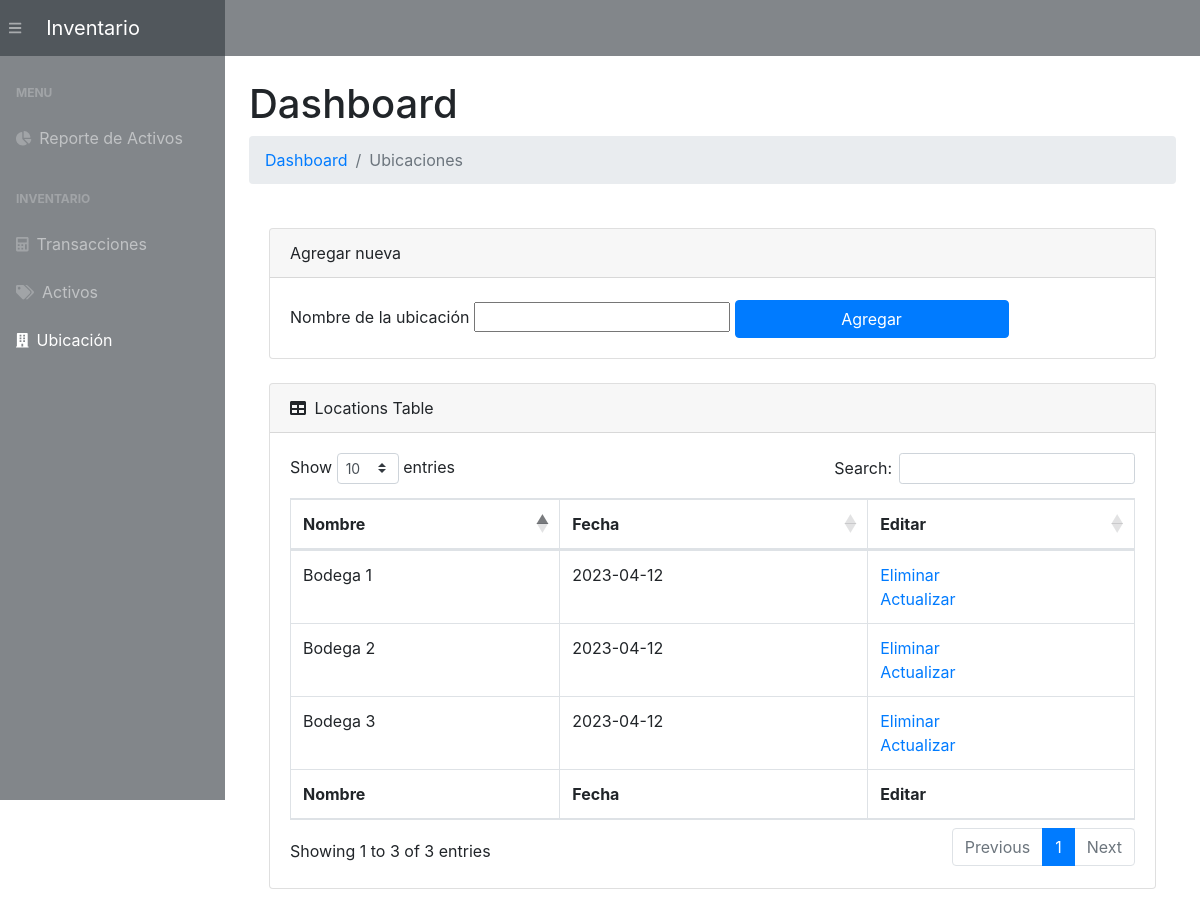
Page /locations/ on the committed database.
### app.py (models this page shows, shortened)
class Location(db.Model):
    __tablename__   = 'locations'
    location_id     = db.Column(db.String(200), primary_key=True)
    date_created    = db.Column(db.DateTime, default=datetime.utcnow)

### app.py (the view)
@app.route('/locations/', methods=["POST", "GET"])
def viewLocation():
    if (request.method == "POST") and ('location_name' in request.form):
        location_name = request.form["location_name"]
        new_location = Location(location_id=location_name)
        try:
            db.session.add(new_location)
            db.session.commit()
            return redirect("/locations/")
        except:
            locations = Location.query.order_by(Location.date_created).all()
            return "There Was an issue while add a new Location"
    else:
        locations = Location.query.order_by(Location.date_created).all()
        return render_template("locations.html", locations=locations)

### templates/locations.html (shortened to what this page needs)
{% extends 'base.html' %}
{% block content %}
<main>
    <div class="container-fluid">
        <h1 class="mt-4">Dashboard</h1>
        <ol class="breadcrumb mb-4">
            <li class="breadcrumb-item"><a href="/">Dashboard</a></li>
            <li class="breadcrumb-item active">Ubicaciones</li>
        </ol>
        <div>
            <div class="card-body">
                <div class="card mb-4">
                    <div class="card-header">Agregar nueva</div>
                    <div class="card-body">
                        <form action="/locations/" method="POST" id="location_form">
                            <label for="location_name" class="col-form-label">Nombre de la ubicación</label>
                            <input type="text" name="location_name" id="location_name">
                            <input id="submitLocation" value="Agregar" class="btn btn-primary">
                        </form>
                    </div>
                </div>
                <div class="card mb-4">
                <div class="card-header">
                    <i class="fas fa-table mr-1"></i>
                    Locations Table
                </div>
                <div class="card-body">
                    <div class="table-responsive">
                        {% if locations|length < 1 %}
                        <h4>No existen ubicaciones</h4>
                        {% else %}
                        <table class="table table-bordered" id="dataTable" width="100%" cellspacing="0">
                            <thead>
                                <tr>
                                    <th>Nombre</th>
                                    <th>Fecha</th>
                                    <th>Editar</th>
                                </tr>
                            </thead>
                            <tfoot>
                                <tr>
                                    <th>Nombre</th>
                                    <th>Fecha</th>
                                    <th>Editar</th>
                                </tr>
                            </tfoot>
                            <tbody>
                                {% for location in locations %}
                                <tr>
                                    <td>{{ location.location_id }}</td>
                                    <td>{{ location.date_created.date() }}</td>
                                    <td>
                                        <a href="/delete-location/{{ location.location_id }}">Eliminar</a>
                                        <br>
                                        <a href="/update-location/{{ location.location_id }}">Actualizar</a>
                                    </td>
                                </tr>
                                {% endfor %}
                            </tbody>
                        </table>
                        {% endif %}
                </div>
            </div>
                </div>
            </div>
        </div>
    </div>
</main>
{% endblock %}

### rows in the picture
Location: location_id "Bodega 1", date_created "2023-04-12"
Location: location_id "Bodega 2", date_created "2023-04-12"
Location: location_id "Bodega 3", date_created "2023-04-12"
